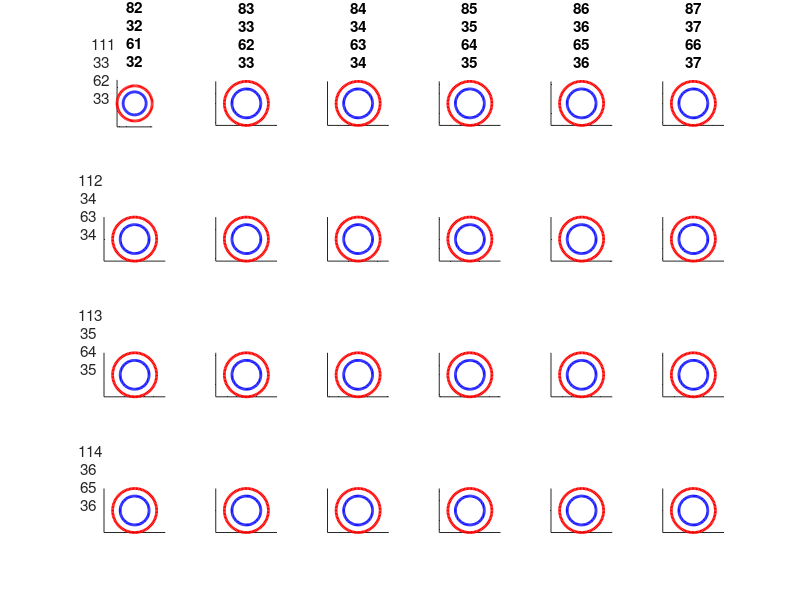

Recreate this plot in MATLAB. (Note: this script raises an error after producing the figure.)
clear; clc; close all;

mu_sun = 132712000000;                    % [km^3 s^-2]

r_earth_sun = 149.6e6;                    % [km]
r_mars_sun = 227.9e6;                     % [km]

T_earth = 2*pi * sqrt(r_earth_sun^3 / mu_sun);
T_mars = 2*pi * sqrt(r_mars_sun^3 / mu_sun);

T_ratio = T_mars / T_earth;

T_transfer = T_ratio * 3600*24*365;

S = 1 / (1/T_earth - 1/T_mars);

ns = 1:4;

thetas = linspace(0, 2*pi, 100);

max_revs = 6;

for i = 1:length(ns)
    subplot(length(ns), max_revs, 1+(i-1)*max_revs)
    ylabel("n = " + i)
    for j = 1:max_revs
        if i == 1
            subplot(length(ns), max_revs, 1+(i-1)*max_revs + j-1)
            title("R = " + (j-1))
        end

        figure(1)
        subplot(length(ns), max_revs, (i-1)*max_revs + j)
        hold on
        plot(r_earth_sun*cos(thetas), r_earth_sun*sin(thetas), 'b', 'LineWidth', 2)
        plot(r_mars_sun*cos(thetas), r_mars_sun*sin(thetas), 'r', 'LineWidth', 2)

        set(gca, 'XTickLabel', {});
        set(gca, 'YTickLabel', {});

        hYLabel = get(gca, 'YLabel');
        set(hYLabel, 'Rotation', 0);
        axis equal
    end
end

for i = 1:length(ns)

    n = ns(i);

    tof = n*S;

    R1 = r_earth_sun * [1; 0; 0];
    omega_earth = 2*pi / T_earth;   % rad/s
    theta = omega_earth * tof;      % radians
    R2 = r_earth_sun * [cos(2*pi*tof/T_earth); sin(2*pi*tof/T_earth); 0];

    [v_D_list, v_A_list] = lambert_curtis(R1, R2, tof, mu_sun, 1200, 1000);

    sqr = ceil(sqrt(length(v_D_list)));
    sqr1 = ceil(length(v_D_list) / sqr);

    for z=1:width(v_D_list)
        figure(1)

        v_D = v_D_list{z};

        T = orbital_period(R1, v_D_list{z}, mu_sun);
        revs = tof / T;
        if imag(tof) ~= 0 || revs > max_revs
            continue
        end

        subplot(length(ns), max_revs, 1+(i-1)*max_revs + floor(revs))

        plot_orbit_from_state(R1, v_D, mu_sun, tof, 'LineStyle', '-', 'Color', 'k', 'LineWidth', 1.5); hold on

        axis equal

        axis('padded');
    end
end

sgtitle("Earth Cycler Orbits from Lambert's Problem")
fontsize(12,"points")


function T = orbital_period(r_vec, v_vec, mu)
r = norm(r_vec);
v = norm(v_vec);
epsilon = v^2/2 - mu/r;
a = -mu/(2*epsilon);
T = 2*pi*sqrt(a^3/mu);
end
